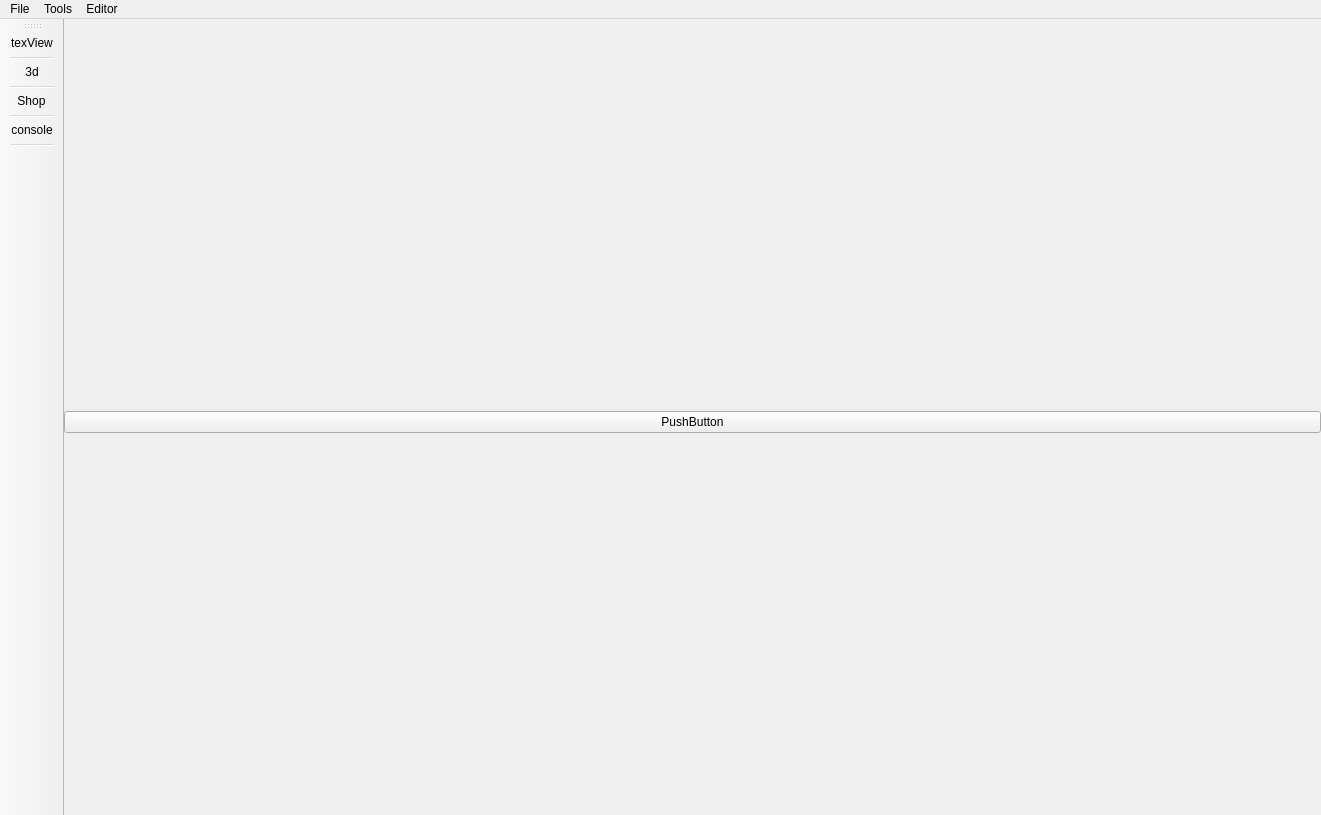
<?xml version="1.0" encoding="UTF-8"?>
<ui version="4.0">
 <class>MainWindow</class>
 <widget class="QMainWindow" name="MainWindow">
  <property name="geometry">
   <rect>
    <x>0</x>
    <y>0</y>
    <width>1321</width>
    <height>815</height>
   </rect>
  </property>
  <property name="windowTitle">
   <string>x</string>
  </property>
  <property name="iconSize">
   <size>
    <width>16</width>
    <height>16</height>
   </size>
  </property>
  <widget class="QWidget" name="centralWidget">
   <layout class="QVBoxLayout" name="verticalLayout">
    <property name="spacing">
     <number>0</number>
    </property>
    <property name="leftMargin">
     <number>0</number>
    </property>
    <property name="rightMargin">
     <number>0</number>
    </property>
    <property name="bottomMargin">
     <number>0</number>
    </property>
    <item>
     <widget class="QPushButton" name="pushButton">
      <property name="text">
       <string>PushButton</string>
      </property>
     </widget>
    </item>
   </layout>
  </widget>
  <widget class="QToolBar" name="toolBar">
   <property name="windowTitle">
    <string>toolBar</string>
   </property>
   <property name="iconSize">
    <size>
     <width>32</width>
     <height>32</height>
    </size>
   </property>
   <attribute name="toolBarArea">
    <enum>LeftToolBarArea</enum>
   </attribute>
   <attribute name="toolBarBreak">
    <bool>false</bool>
   </attribute>
   <addaction name="actionTextureView"/>
   <addaction name="separator"/>
   <addaction name="actionMeshView"/>
   <addaction name="separator"/>
   <addaction name="actionShop"/>
   <addaction name="separator"/>
   <addaction name="actionConsoleView"/>
   <addaction name="separator"/>
  </widget>
  <widget class="QMenuBar" name="menuBar">
   <property name="geometry">
    <rect>
     <x>0</x>
     <y>0</y>
     <width>1321</width>
     <height>22</height>
    </rect>
   </property>
   <property name="nativeMenuBar">
    <bool>true</bool>
   </property>
   <widget class="QMenu" name="menuw00t">
    <property name="title">
     <string>File</string>
    </property>
   </widget>
   <widget class="QMenu" name="menuTools">
    <property name="title">
     <string>Tools</string>
    </property>
    <widget class="QMenu" name="menuMatting">
     <property name="title">
      <string>Matting</string>
     </property>
     <addaction name="actionAlpha_matting"/>
    </widget>
    <addaction name="menuMatting"/>
    <addaction name="actionVTF_VMT"/>
   </widget>
   <widget class="QMenu" name="menuEditor">
    <property name="title">
     <string>Editor</string>
    </property>
    <widget class="QMenu" name="menuViewport">
     <property name="title">
      <string>Viewport</string>
     </property>
     <widget class="QMenu" name="menuantialais">
      <property name="title">
       <string>MSAA</string>
      </property>
      <addaction name="action_aa_x0"/>
      <addaction name="action_aa_x2"/>
     </widget>
     <addaction name="menuantialais"/>
    </widget>
    <addaction name="menuViewport"/>
   </widget>
   <addaction name="menuw00t"/>
   <addaction name="menuTools"/>
   <addaction name="menuEditor"/>
  </widget>
  <action name="actionTextureView">
   <property name="icon">
    <iconset resource="assets.qrc">
     <normaloff>:/assets/grid.png</normaloff>:/assets/grid.png</iconset>
   </property>
   <property name="text">
    <string>texView</string>
   </property>
  </action>
  <action name="actionConsoleView">
   <property name="icon">
    <iconset resource="assets.qrc">
     <normaloff>:/assets/console-64.png</normaloff>:/assets/console-64.png</iconset>
   </property>
   <property name="text">
    <string>console</string>
   </property>
  </action>
  <action name="actionMeshView">
   <property name="icon">
    <iconset resource="assets.qrc">
     <normaloff>:/assets/3d-model.png</normaloff>:/assets/3d-model.png</iconset>
   </property>
   <property name="text">
    <string>3d</string>
   </property>
  </action>
  <action name="actionShop">
   <property name="icon">
    <iconset resource="assets.qrc">
     <normaloff>:/assets/shop-icon.png</normaloff>:/assets/shop-icon.png</iconset>
   </property>
   <property name="text">
    <string>Shop</string>
   </property>
  </action>
  <action name="actionAlpha_matting">
   <property name="text">
    <string>Alpha</string>
   </property>
  </action>
  <action name="actionVTF_VMT">
   <property name="text">
    <string>VTF/VMT</string>
   </property>
  </action>
  <action name="action_aa_x0">
   <property name="text">
    <string>0x</string>
   </property>
  </action>
  <action name="action_aa_x2">
   <property name="text">
    <string>2x</string>
   </property>
  </action>
 </widget>
 <layoutdefault spacing="6" margin="11"/>
 <resources>
  <include location="lib/qt/theme.qrc"/>
  <include location="assets.qrc"/>
 </resources>
 <connections/>
</ui>
